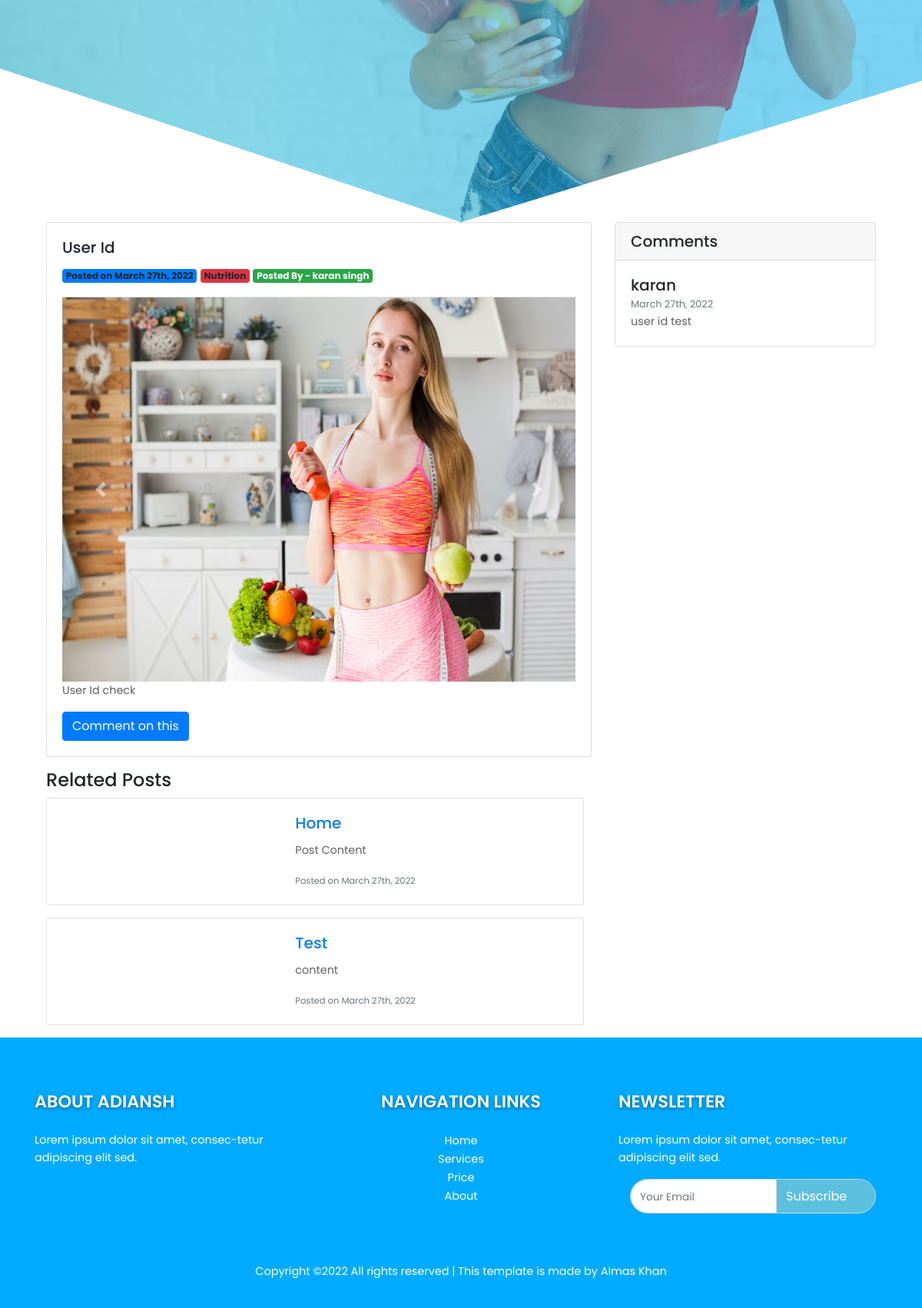
The app's page /post.php?id=18 (lower part), older data.
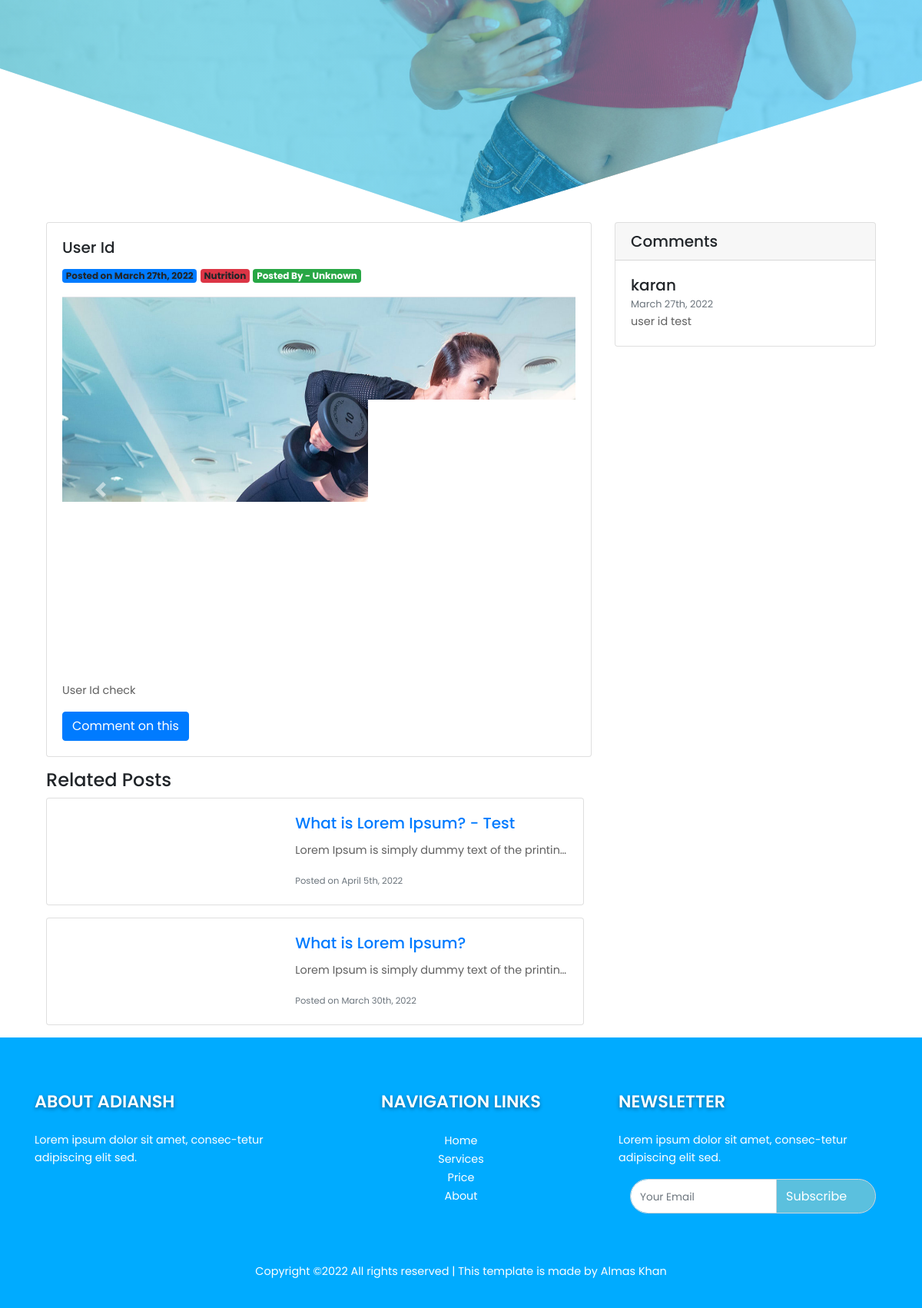
The same page, newer data.
### tables this page shows
CREATE TABLE `posts` (
  `id` int(11) NOT NULL,
  `user_id` int(11) NOT NULL,
  `title` text NOT NULL,
  `content` text NOT NULL,
  `category_id` int(11) NOT NULL,
  `status` tinyint(4) NOT NULL,
  `added_on` timestamp NOT NULL DEFAULT current_timestamp()
);

CREATE TABLE `users` (
  `id` int(11) NOT NULL,
  `name` varchar(255) NOT NULL,
  `password` varchar(50) NOT NULL,
  `email` varchar(50) NOT NULL,
  `mobile` varchar(15) NOT NULL,
  `user_type` varchar(20) NOT NULL,
  `status` tinyint(4) NOT NULL,
  `added_on` timestamp NOT NULL DEFAULT current_timestamp()
);

CREATE TABLE `post_images` (
  `id` int(1) NOT NULL,
  `post_id` int(11) NOT NULL,
  `image` text NOT NULL
);

CREATE TABLE `post_comments` (
  `id` int(11) NOT NULL,
  `user_id` int(11) NOT NULL,
  `post_id` int(11) NOT NULL,
  `name` varchar(255) NOT NULL,
  `comments` text NOT NULL,
  `added_on` timestamp NOT NULL DEFAULT current_timestamp(),
  `status` tinyint(4) NOT NULL
);

CREATE TABLE `post_category` (
  `id` int(11) NOT NULL,
  `category_name` varchar(255) NOT NULL,
  `status` tinyint(4) NOT NULL
);

### functions.inc.php (called while the page is built, shortened)
<?php
function getCategory($conn, $post_id){
	$sql="SELECT * from post_category WHERE id=$post_id AND status=1";
	$run=mysqli_query($conn,$sql);
	$result = mysqli_fetch_assoc($run);
	if(!empty($result)){
		return $result['category_name'];
	}else{
		return null;
	}
}
function getUserName($conn, $user_id){
	$sql="SELECT * from users WHERE id=$user_id";
	$run=mysqli_query($conn,$sql);
	$result = mysqli_fetch_assoc($run);
	if(!empty($result)){
		return $result['name'];
	}else{
		return null;
	}
}
function getImages($conn, $post_id){
	$sql="SELECT * from post_images WHERE post_id=$post_id";
	$run=mysqli_query($conn, $sql);
	$data=array();
	while($row=mysqli_fetch_assoc($run)){
		$data[]=$row;
	}
	return $data;
}
function getComments($conn, $post_id){
	$sql="SELECT * from post_comments WHERE post_id=$post_id and status=1 order by id desc";
	$run=mysqli_query($conn, $sql);
	$data=array();
	while($row=mysqli_fetch_assoc($run)){
		$data[]=$row;
	}
	return $data;
}
?>

### post.php (the view, shortened to what this page needs)
<?php require('top.php')?>
<div class="header" id="topheader">
	<section class="header-section">
	</section>
</div>
<div>
	<div class="container m-auto mt-3 row">
		<div class="col-8">
			<?php
			if (isset($_GET['id'])) {
				$post_id = $_GET['id'];
				$postQuery = "Select * from posts where id=$post_id AND status=1";
				$result = mysqli_query($conn, $postQuery);
			}
			if ($post = mysqli_fetch_assoc($result)) {
			}else{
				?>
				<script>
					window.location.href='blog.php';
				</script>
				<?php
			}
			$posted_by = getUserName($conn, $post['user_id']);
			if (empty($posted_by)) {
				$posted_name = "Posted By - Unknown";
			}else{
				$posted_name = "Posted By - ".$posted_by;
			}
			?>
			<div class="card mb-3">
				<div class="card-body">
					<h5 class="card-title"><?php echo $post['title'] ?></h5>
					<span class="badge bg-primary ">Posted on <?php echo date('F jS, Y', strtotime($post['added_on'])) ?></span>
					<span class="badge bg-danger"><?php echo getCategory($conn, $post['category_id']); ?></span>
					<span class="badge bg-success" style="color: white"><?php echo $posted_name;?></span>
					<?php
					$post_images = getImages($conn, $post['id']);
					?>
					<div id="demo" class="carousel slide" data-ride="carousel">
						<div class="carousel-inner">
							<?php
							$c=1;
							foreach($post_images as $image) {
								if($c>1){
									$active = "";
								}else{
									$active = "active";
								}
								?>
								<div class="carousel-item <?php echo $active; ?>">
									<img src="images/<?php echo $image['image'] ?>" class="d-block w-100" style="height:500px">
								</div>
								<?php
								$c++;
							}
							?>
						</div>
						<a class="carousel-control-prev" href="#demo" data-slide="prev">
							<span class="carousel-control-prev-icon"></span>
						</a>
						<a class="carousel-control-next" href="#demo" data-slide="next">
							<span class="carousel-control-next-icon"></span>
						</a>
					</div>
					<p class="card-text"><?php echo $post['content'] ?></p>
					<button type="button" class="btn btn-primary" data-toggle="modal" data-target="#myModal">Comment on this</button>
				</div>
			</div>
			<div>
				<h4>Related Posts</h4>
				<?php
				$related= "SELECT * from posts where category_id={$post['category_id']} AND status=1 order by id desc LIMIT 3";
				$related_run = mysqli_query($conn, $related);
				while ($related_post= mysqli_fetch_assoc($related_run)) {
					if ($related_post['id']==$post_id) {
						continue;
					}
					?>
					<a href="post.php?id=<?php echo $related_post['id'];?>">
						<div class="card mb-3" style="max-width: 700px;">
							<div class="row g-0">
								<div class="col-md-5" style="background-image: url('https://images.moneycontrol.com/static-mcnews/2020/04/stock-in-the-news-770x433.jpg');background-size: cover">
								</div>
								<div class="col-md-7">
									<div class="card-body">
										<h5 class="card-title"><?php echo $related_post['title'] ?></h5>
										<p class="card-text text-truncate"><?php echo $related_post['content'] ?></p>
										<p class="card-text"><small class="text-muted">Posted on <?php echo date('F jS, Y', strtotime($related_post['added_on'])) ?></small></p>
									</div>
								</div>
							</div>
						</div>
					</a>
					<?php
				}
				?>
			</div>
		</div>
		<?php
		include('sidebar.php');
		?>
	</div>
</div>
<?php require('footer.php')?>

### sidebar.php (shortened to what this page needs)
<div class="col-4">
	<?php
	if (isset($_GET['id'])) {
		$post_id = $_GET['id'];
	}if (isset($_GET['mypost'])) {
		$post_id = $_GET['mypost'];
	}
	?>
	<div class="card mb-3">
		<h5 class="card-header">Comments</h5>
		<?php
		$comments = getComments($conn, $post_id);
			?>
			<?php
		foreach ($comments as $comment) {
			?>
			<div class="card-body">
				<div class="row">
					<div class="col-lg-10 col-sm-10 col-10">
						<h5 class="card-title" style="margin-bottom: 0px!important;"><?php echo $comment['name'] ?></h5>
						<span class="text-secondary"><small><?php echo date('F jS, Y', strtotime($comment['added_on'])) ?></small></span>
						<p class="card-text"><?php echo $comment['comments']; ?></p>
					</div>
				</div>
			</div>
			<?php
		}
		?>
	</div>
</div>

Row changes from the older to the newer data that the page shows:
removed post_images: image (picture)
removed posts: title "Home", content "Post Content", added_on "March 27th, 2022"
no longer on this page (row unchanged): posts: title "Test", content "content", added_on "March 27th, 2022"
shown differently, row unchanged: posts "User Id": user.name "Posted By - karan singh" → (not shown)
now on this page (row unchanged): post_images: image (picture)
added posts: title "What is Lorem Ipsum? - Test", content "Lorem Ipsum is simply dummy text of the printin…", added_on "April 5th, 2022"
added posts: title "What is Lorem Ipsum?", content "Lorem Ipsum is simply dummy text of the printin…", added_on "March 30th, 2022"
Text that changed along with them:
$posted_name: (not shown) → "Posted By - Unknown"
